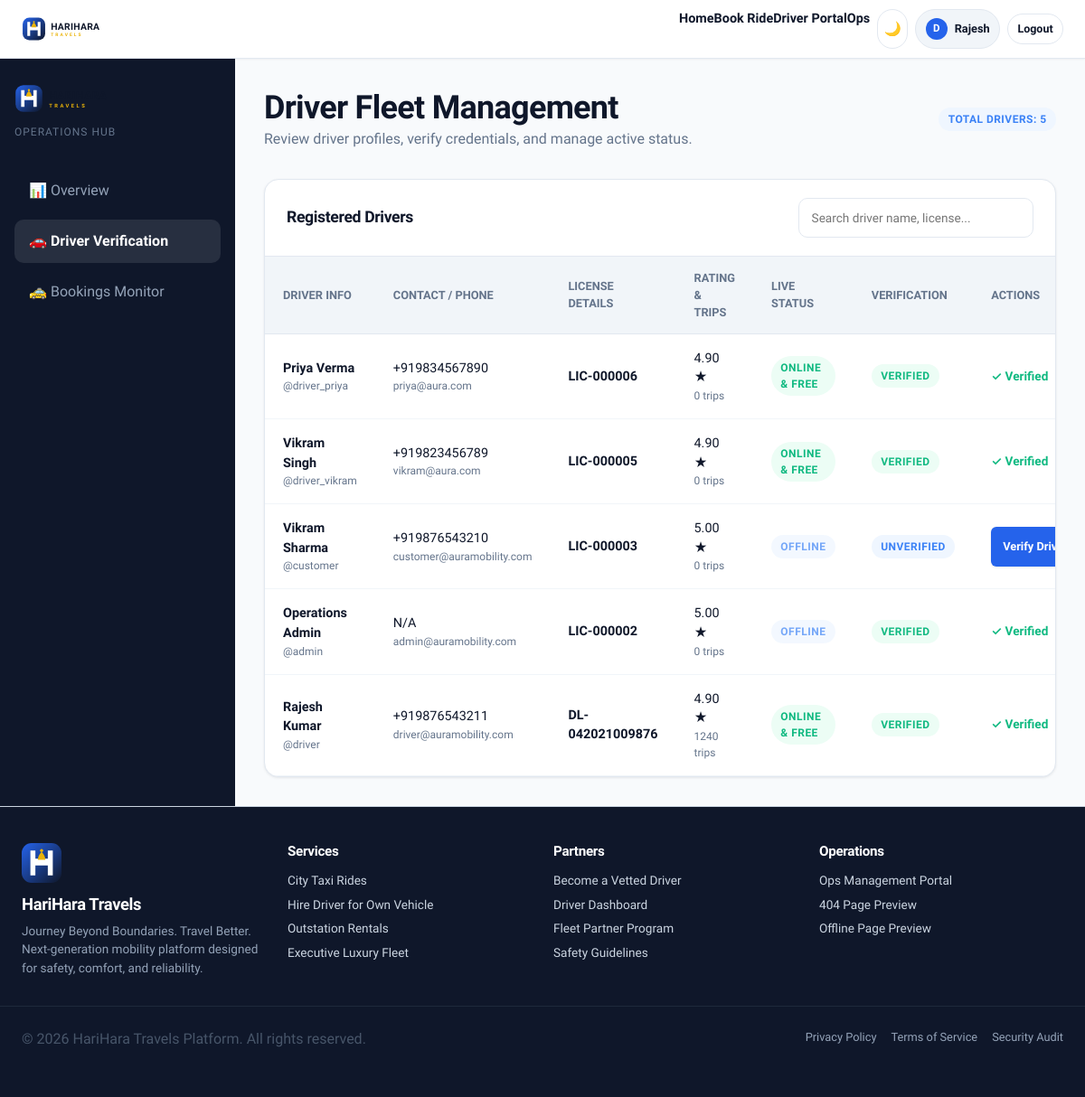
/admin-ops/drivers/ (signed in), run on the app's committed database.
### apps/accounts/models.py (models this page shows, shortened)
class User(AbstractUser):
    class Role(models.TextChoices):
        CUSTOMER = 'CUSTOMER', 'Customer'
        DRIVER = 'DRIVER', 'Driver'
        ADMIN = 'ADMIN', 'Admin / Operations'
    role = models.CharField(max_length=20, choices=Role.choices, default=Role.CUSTOMER)
    phone = models.CharField(max_length=20, unique=True, null=True, blank=True)
    is_phone_verified = models.BooleanField(default=False)
    is_email_verified = models.BooleanField(default=False)
    avatar = models.ImageField(upload_to='avatars/', null=True, blank=True)
    created_at = models.DateTimeField(auto_now_add=True)
    updated_at = models.DateTimeField(auto_now=True)

### apps/drivers/models.py (models this page shows, shortened)
class DriverProfile(models.Model):
    class VerificationStatus(models.TextChoices):
        UNVERIFIED = 'UNVERIFIED', 'Unverified'
        PENDING = 'PENDING', 'Pending Review'
        VERIFIED = 'VERIFIED', 'Verified & Active'
        REJECTED = 'REJECTED', 'Rejected'
    user = models.OneToOneField(settings.AUTH_USER_MODEL, on_delete=models.CASCADE, related_name='driver_profile')
    license_number = models.CharField(max_length=50, unique=True)
    license_expiry = models.DateField(null=True, blank=True)
    verification_status = models.CharField(max_length=20, choices=VerificationStatus.choices, default=VerificationStatus.UNVERIFIED)
    is_online = models.BooleanField(default=False)
    is_busy = models.BooleanField(default=False)
    current_latitude = models.FloatField(default=28.6139) # Default GPS
    current_longitude = models.FloatField(default=77.2090)
    last_location_update = models.DateTimeField(auto_now=True)
    rating = models.DecimalField(max_digits=3, decimal_places=2, default=5.00)
    total_trips = models.PositiveIntegerField(default=0)
    created_at = models.DateTimeField(auto_now_add=True)
    updated_at = models.DateTimeField(auto_now=True)

### apps/admin_ops/views.py (the view)
# urls.py: path('drivers/', views.drivers_list, name='drivers'),
@login_required
def drivers_list(request):
    drivers = DriverProfile.objects.select_related('user').order_by('-created_at')
    return render(request, 'admin/drivers.html', {'drivers': drivers})

### common/context_processors.py (called while the page is built)
def brand_context(request):
    user_role = getattr(request.user, 'role', 'GUEST') if getattr(request, 'user', None) and request.user.is_authenticated else 'GUEST'
    return {
        'PLATFORM_NAME': settings.AURA_PLATFORM['NAME'],
        'PLATFORM_TAGLINE': settings.AURA_PLATFORM['TAGLINE'],
        'PLATFORM_CURRENCY': settings.AURA_PLATFORM['CURRENCY'],
        'CURRENT_ROLE': user_role,
        'IS_CUSTOMER': user_role == 'CUSTOMER',
        'IS_DRIVER': user_role == 'DRIVER',
        'IS_ADMIN': user_role == 'ADMIN' or getattr(request.user, 'is_superuser', False),
    }

### templates/admin/drivers.html (shortened to what this page needs)
{% extends 'base/base.html' %}
{% block content %}
<div class="aura-view-section" id="view-admin-drivers">
  <div class="admin-layout">
    <aside class="admin-sidebar">
      <div style="margin-bottom: 2rem;">
        <div data-aura-logo="full" data-width="160" data-height="40"></div>
        <div style="font-size: 0.75rem; color: #64748B; margin-top: 0.5rem; text-transform: uppercase; letter-spacing: 1px;">Operations Hub</div>
      </div>
      <nav style="display: flex; flex-direction: column; gap: 0.5rem;">
        <a href="{% url 'admin_ops:dashboard' %}" style="padding: 0.75rem 1rem; border-radius: var(--radius-md); color: #94A3B8;">📊 Overview</a>
        <a href="{% url 'admin_ops:drivers' %}" style="padding: 0.75rem 1rem; border-radius: var(--radius-md); background: rgba(255,255,255,0.1); color: #FFF; font-weight: 600;">🚗 Driver Verification</a>
        <a href="{% url 'bookings:create' %}" style="padding: 0.75rem 1rem; border-radius: var(--radius-md); color: #94A3B8;">🚕 Bookings Monitor</a>
      </nav>
    </aside>
    <main class="admin-content">
      <div class="flex items-center justify-between" style="margin-bottom: 2rem;">
        <div>
          <h2>Driver Fleet Management</h2>
          <p style="color: var(--color-text-muted);">Review driver profiles, verify credentials, and manage active status.</p>
        </div>
        <span class="badge badge-info">TOTAL DRIVERS: {{ drivers|length }}</span>
      </div>
      <div class="data-table-container">
        <div style="padding: 1.25rem 1.5rem; border-bottom: 1px solid var(--color-border);" class="flex items-center justify-between">
          <h3 style="font-size: 1.1rem;">Registered Drivers</h3>
          <input type="text" id="admin-driver-search" class="form-input" placeholder="Search driver name, license..." style="width: 260px; padding: 0.4rem 0.85rem; font-size: 0.85rem;">
        </div>
        <table class="data-table">
          <thead>
            <tr>
              <th>Driver Info</th>
              <th>Contact / Phone</th>
              <th>License Details</th>
              <th>Rating & Trips</th>
              <th>Live Status</th>
              <th>Verification</th>
              <th>Actions</th>
            </tr>
          </thead>
          <tbody id="admin-drivers-table-body">
            {% for driver in drivers %}
            <tr>
              <td>
                <strong>{{ driver.user.get_full_name|default:driver.user.username }}</strong>
                <div style="font-size: 0.75rem; color: var(--color-text-muted);">@{{ driver.user.username }}</div>
              </td>
              <td>
                <div>{{ driver.user.phone|default:"N/A" }}</div>
                <div style="font-size: 0.75rem; color: var(--color-text-muted);">{{ driver.user.email }}</div>
              </td>
              <td>
                <strong>{{ driver.license_number }}</strong>
              </td>
              <td>
                <div>{{ driver.rating }} ★</div>
                <div style="font-size: 0.75rem; color: var(--color-text-muted);">{{ driver.total_trips }} trips</div>
              </td>
              <td>
                {% if driver.is_online %}
                  {% if driver.is_busy %}
                    <span class="badge badge-warning">On Trip</span>
                  {% else %}
                    <span class="badge badge-success">Online & Free</span>
                  {% endif %}
                {% else %}
                  <span class="badge badge-info" style="opacity: 0.7;">Offline</span>
                {% endif %}
              </td>
              <td>
                {% if driver.verification_status == 'VERIFIED' %}
                  <span class="badge badge-success">Verified</span>
                {% elif driver.verification_status == 'PENDING' %}
                  <span class="badge badge-warning">Pending Review</span>
                {% elif driver.verification_status == 'REJECTED' %}
                  <span class="badge badge-danger">Rejected</span>
                {% else %}
                  <span class="badge badge-info">Unverified</span>
                {% endif %}
              </td>
              <td>
                {% if driver.verification_status != 'VERIFIED' %}
                  <a href="{% url 'admin_ops:verify_driver' driver.id %}" class="btn btn-primary btn-sm" style="font-size: 0.8rem; padding: 0.3rem 0.75rem;">Verify Driver</a>
                {% else %}
                  <span style="font-size: 0.85rem; color: var(--color-success); font-weight: 600;">✓ Verified</span>
                {% endif %}
              </td>
            </tr>
            {% empty %}
            <tr>
              <td colspan="7" style="text-align: center; padding: 2rem; color: var(--color-text-muted);">
                No drivers registered yet.
              </td>
            </tr>
            {% endfor %}
          </tbody>
        </table>
      </div>
    </main>
  </div>
</div>
{% endblock %}

### templates/components/navbar.html (shortened to what this page needs)
<header class="mobile-app-header-container">
  <div class="container navbar-inner">
    <a href="{% url 'landing' %}" class="flex items-center" style="text-decoration: none; flex-shrink: 1; max-width: 140px;">
      <div data-aura-logo="full" data-width="135" data-height="34" style="max-width: 100%;"></div>
    </a>
    <nav class="nav-actions-group">
      <div class="desktop-nav-links flex items-center gap-5">
        <a href="{% url 'landing' %}" style="font-weight: 600; color: var(--color-text-primary); font-size: 0.9rem;">Home</a>
        <a href="{% url 'bookings:create' %}" style="font-weight: 600; color: var(--color-text-primary); font-size: 0.9rem;">Book Ride</a>
        <a href="{% url 'drivers:dashboard' %}" style="font-weight: 600; color: var(--color-text-primary); font-size: 0.9rem;">Driver Portal</a>
        <a href="{% url 'admin_ops:dashboard' %}" style="font-weight: 600; color: var(--color-text-primary); font-size: 0.9rem;">Ops</a>
      </div>
      <button data-theme-toggle class="mobile-touch-active btn btn-secondary btn-sm" title="Toggle Theme" style="border-radius: var(--radius-full); width: 34px; height: 34px; padding: 0; display: inline-flex; align-items: center; justify-content: center; font-size: 0.95rem; flex-shrink: 0;">
        🌙
      </button>
      {% if user.is_authenticated %}
        <a href="{% url 'customers:dashboard' %}" class="mobile-touch-active flex items-center gap-2" style="text-decoration: none; padding: 0.3rem 0.65rem; background: var(--color-surface-hover); border-radius: var(--radius-full); border: 1px solid var(--color-border); flex-shrink: 0;">
          <div style="width: 24px; height: 24px; border-radius: 50%; background: var(--color-brand-blue); color: white; display: flex; align-items: center; justify-content: center; font-size: 0.72rem; font-weight: 700;">
            {{ user.username|slice:":1"|upper }}
          </div>
          <span class="user-greeting-name" style="font-size: 0.8rem; font-weight: 600; color: var(--color-text-primary);">{{ user.first_name|default:user.username }}</span>
        </a>
        <a href="{% url 'accounts:logout' %}" class="desktop-only btn btn-secondary btn-sm navbar-btn-login">Logout</a>
      {% else %}
        <a href="{% url 'accounts:login' %}" class="btn btn-secondary btn-sm navbar-btn-login">Login</a>
        <a href="{% url 'accounts:register_customer' %}" class="btn btn-primary btn-sm navbar-btn-signup">Sign Up</a>
      {% endif %}
    </nav>
  </div>
</header>

### static/css/tokens.css (style rules this page uses)
:root { --color-primary: #1E293B; --color-primary-dark: #0F172A; --color-primary-light: #312E81; --color-brand-blue: #2563EB; --color-brand-blue-hover: #1D4ED8; --color-brand-blue-subtle: #EFF6FF; --color-accent: #F59E0B; --color-accent-dark: #D97706; --color-accent-light: #FBBF24; --color-accent-subtle: #FEF3C7; --color-background: #F8FAFC; --color-surface: #FFFFFF; --color-surface-elevated: #FFFFFF; --color-surface-hover: #F1F5F9; --color-text-primary: #0F172A; --color-text-secondary: #475569; --color-text-muted: #64748B; --color-text-inverse: #FFFFFF; --color-border: #E2E8F0; --color-border-subtle: #F1F5F9; --color-border-strong: #CBD5E1; --color-success: #10B981; --color-success-bg: #ECFDF5; --color-warning: #F59E0B; --color-warning-bg: #FFFBEB; --color-danger: #EF4444; --color-danger-bg: #FEF2F2; --color-info: #3B82F6; --color-info-bg: #EFF6FF; --shadow-xs: 0 1px 2px 0 rgba(15, 23, 42, 0.05); --shadow-sm: 0 1px 3px 0 rgba(15, 23, 42, 0.08), 0 1px 2px -1px rgba(15, 23, 42, 0.04); --shadow-md: 0 4px 6px -1px rgba(15, 23, 42, 0.08), 0 2px 4px -2px rgba(15, 23, 42, 0.04); --shadow-lg: 0 10px 15px -3px rgba(15, 23, 42, 0.08), 0 4px 6px -4px rgba(15, 23, 42, 0.03); --shadow-xl: 0 20px 25px -5px rgba(15, 23, 42, 0.1), 0 8px 10px -6px rgba(15, 23, 42, 0.04); --shadow-glow: 0 0 20px rgba(37, 99, 235, 0.2); --radius-sm: 6px; --radius-md: 10px; --radius-lg: 16px; --radius-xl: 24px; --radius-full: 9999px; --font-sans: 'Plus Jakarta Sans', 'Inter', -apple-system, BlinkMacSystemFont, sans-serif; --font-mono: 'JetBrains Mono', monospace; --weight-regular: 400; --weight-medium: 500; --weight-semibold: 600; --weight-bold: 700; --transition-fast: 150ms cubic-bezier(0.4, 0, 0.2, 1); --transition-normal: 250ms cubic-bezier(0.4, 0, 0.2, 1); --transition-slow: 350ms cubic-bezier(0.4, 0, 0.2, 1); --transition-spring: 400ms cubic-bezier(0.175, 0.885, 0.32, 1.275); --header-height: 56px; --sidebar-width: 260px; --bottom-nav-height: 58px; --safe-area-top: env(safe-area-inset-top, 0px); --safe-area-bottom: env(safe-area-inset-bottom, 0px); --safe-area-left: env(safe-area-inset-left, 0px); --safe-area-right: env(safe-area-inset-right, 0px); --mobile-touch-target: 44px; --radius-mobile-card: 16px; --radius-sheet: 24px; --shadow-sheet: 0 -10px 30px rgba(0, 0, 0, 0.15); }

### static/css/main.css (style rules this page uses)
*, *::before, *::after { box-sizing: border-box; margin: 0; padding: 0; }
html { font-family: var(--font-sans); background-color: var(--color-background); color: var(--color-text-primary); line-height: 1.5; -webkit-font-smoothing: antialiased; -moz-osx-font-smoothing: grayscale; scroll-behavior: smooth; }
body { min-height: 100vh; display: flex; flex-direction: column; overflow-x: hidden; background-color: var(--color-background); transition: background-color var(--transition-normal), color var(--transition-normal); }
h1, h2, h3, h4, h5, h6 { color: var(--color-text-primary); font-weight: var(--weight-bold); line-height: 1.25; letter-spacing: -0.02em; }
h2 { font-size: clamp(1.5rem, 3vw, 2.25rem); }
h3 { font-size: clamp(1.25rem, 2vw, 1.75rem); }
p { color: var(--color-text-secondary); font-size: 1rem; }
a { color: var(--color-brand-blue); text-decoration: none; transition: color var(--transition-fast); }
.container { width: 100%; max-width: 1280px; margin: 0 auto; padding: 0 1rem; }
@media (min-width: 768px) { .container { padding: 0 1.5rem; } }
.flex { display: flex; }
.items-center { align-items: center; }
.justify-between { justify-content: space-between; }
.gap-2 { gap: 0.5rem; }
.aura-vector-bg { position: relative; background-color: var(--color-background); background-image: radial-gradient(circle at 15% 15%, rgba(37, 99, 235, 0.05) 0%, transparent 40%), radial-gradient(circle at 85% 85%, rgba(245, 158, 11, 0.04) 0%, transparent 40%), linear-gradient(to right, rgba(148, 163, 184, 0.1) 1px, transparent 1px), linear-gradient(to bottom, rgba(148, 163, 184, 0.1) 1px, transparent 1px); background-size: 100% 100%, 100% 100%, 40px 40px, 40px 40px; }

### data on the page
User: username "D", first_name "Rajesh"
DriverProfile: user.get_full_name "Priya Verma", user.username "driver_priya", user.phone "+919834567890", user.email "priya@aura.com", license_number "LIC-000006", rating "4.90", total_trips "0", is_online "ONLINE & FREE", verification_status "VERIFIED"
DriverProfile: user.get_full_name "Vikram Singh", user.username "driver_vikram", user.phone "+919823456789", user.email "vikram@aura.com", license_number "LIC-000005", rating "4.90", total_trips "0", is_online "ONLINE & FREE", verification_status "VERIFIED"
DriverProfile: user.get_full_name "Vikram Sharma", user.username "customer", user.phone "+919876543210", user.email "customer@auramobility.com", license_number "LIC-000003", rating "5.00", total_trips "0", is_online "OFFLINE", verification_status "UNVERIFIED"
DriverProfile: user.get_full_name "Operations Admin", user.username "admin", user.phone "N/A", user.email "admin@auramobility.com", license_number "LIC-000002", rating "5.00", total_trips "0", is_online "OFFLINE", verification_status "VERIFIED"
DriverProfile: user.get_full_name "Rajesh Kumar", user.username "driver", user.phone "+919876543211", user.email "driver@auramobility.com", license_number "DL-042021009876", rating "4.90", total_trips "1240", is_online "ONLINE & FREE", verification_status "VERIFIED"

### other printed values
{{ drivers|length }} "5"
{{ PLATFORM_NAME }} "HariHara Travels"
{{ PLATFORM_TAGLINE }} "Journey Beyond Boundaries. Travel Better."
